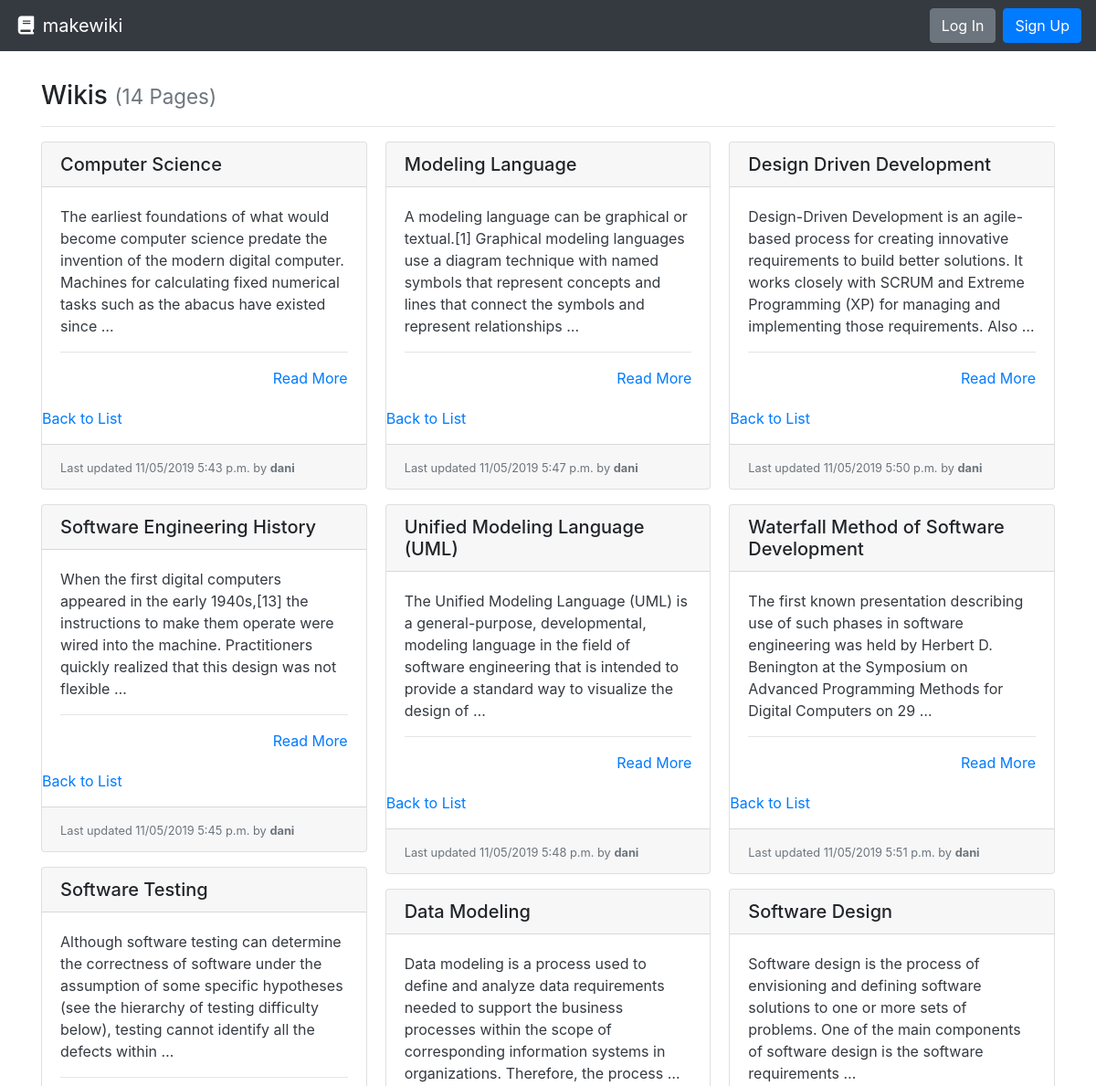
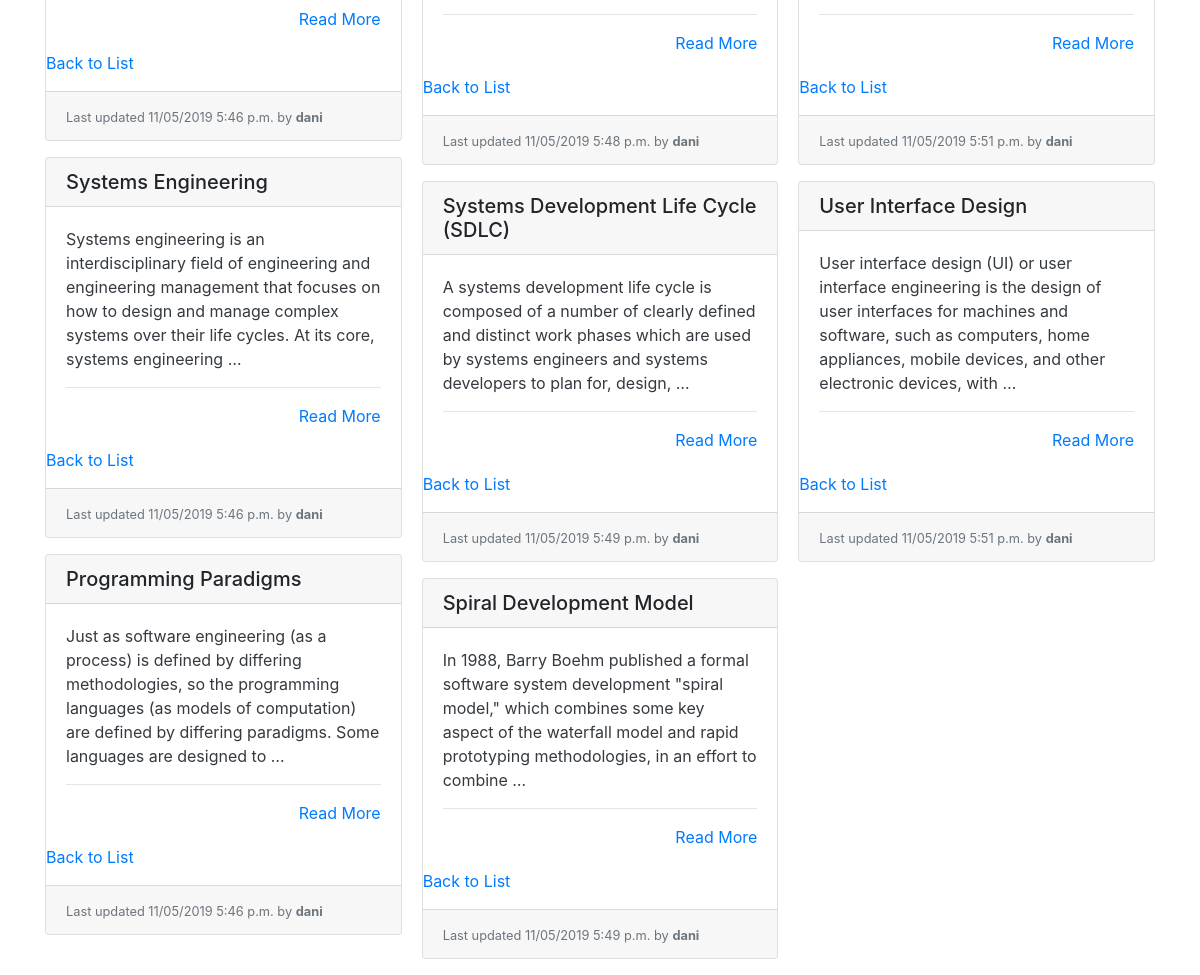
The app's page /, older data (2 pictures, top to bottom).
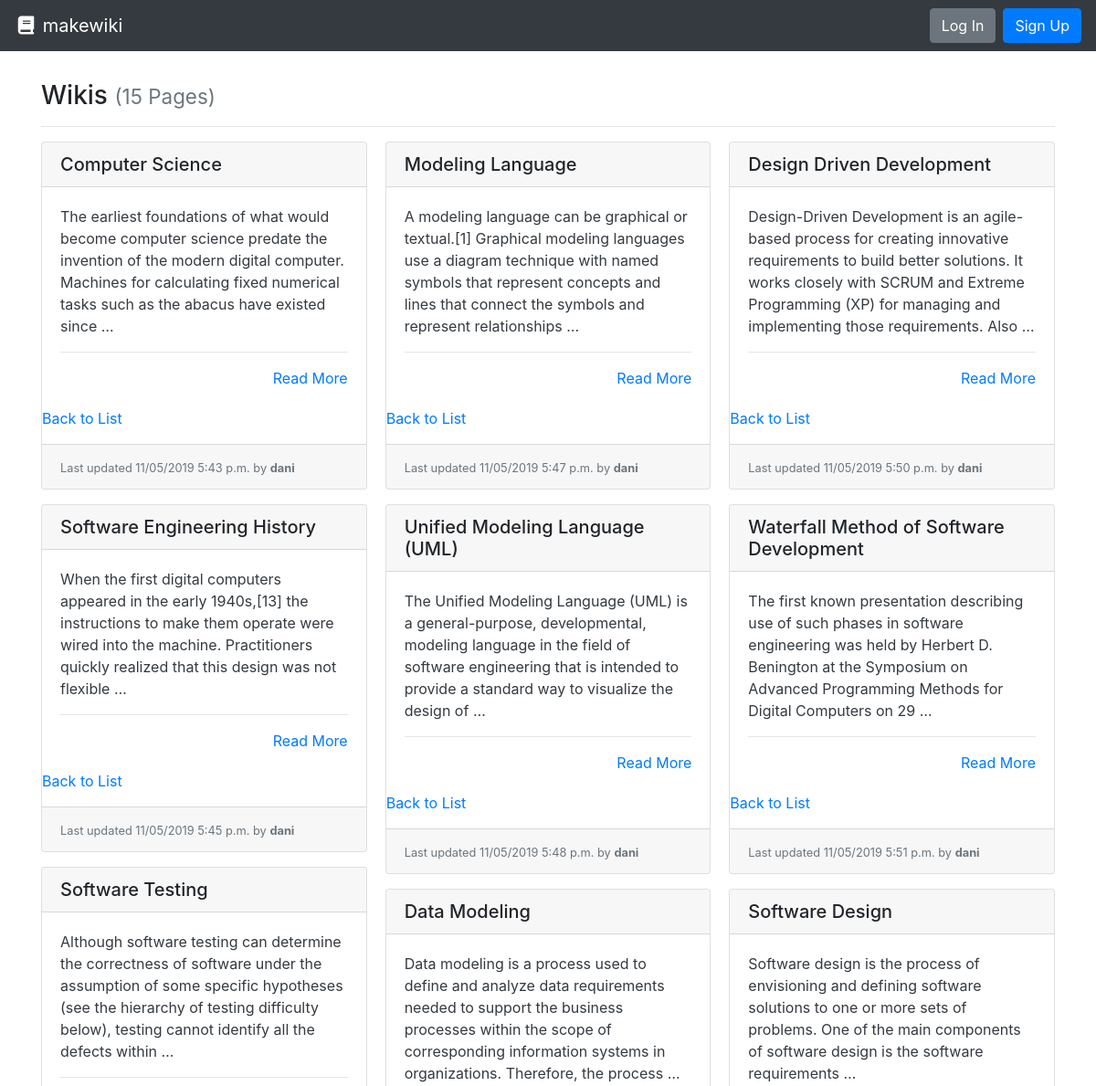
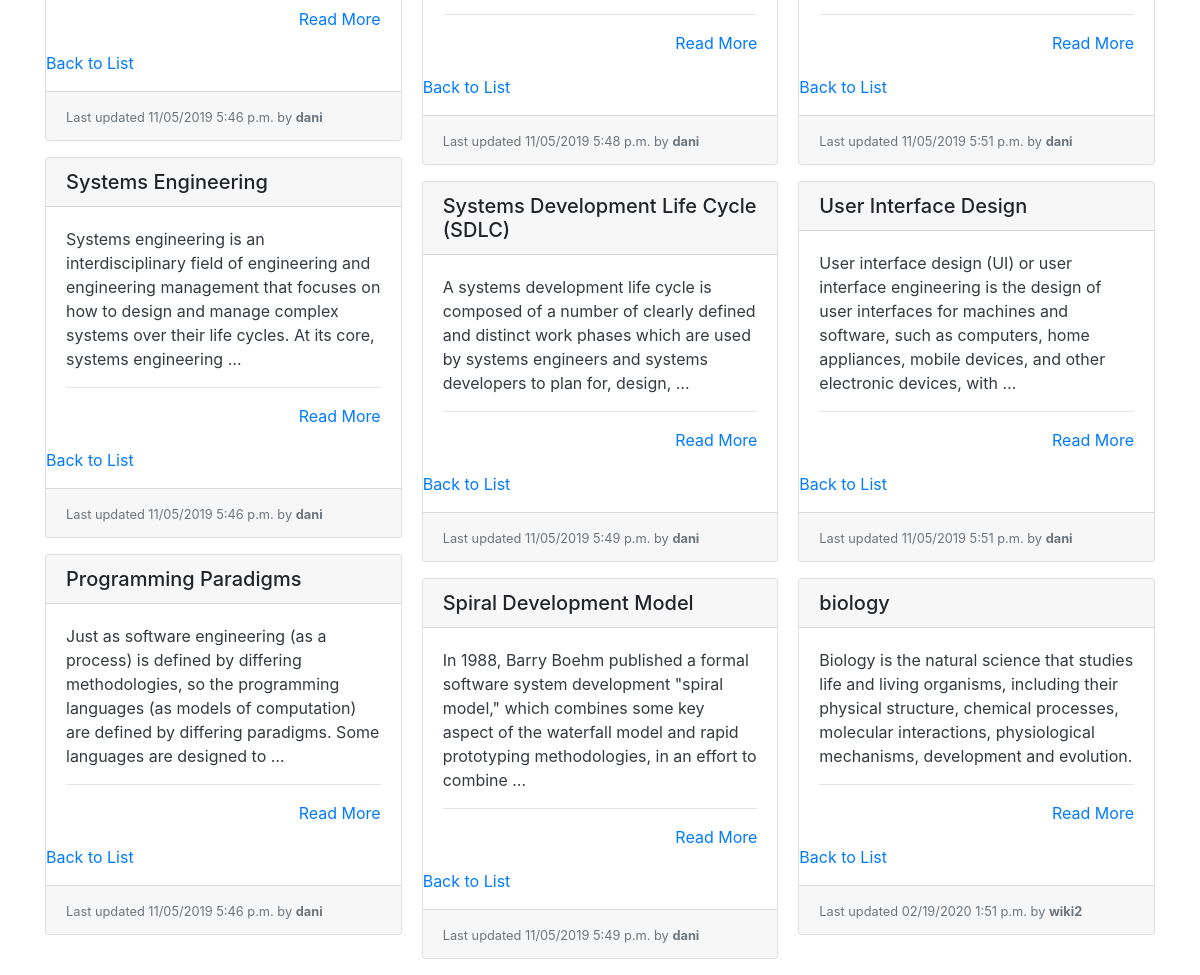
The same page, newer data (2 pictures, top to bottom).
### wiki/models.py (models this page shows, shortened)
class Page(models.Model):
    title = models.CharField(max_length=settings.WIKI_PAGE_TITLE_MAX_LENGTH, unique=True,
                             help_text="Title of your page.")
    author = models.ForeignKey(User, on_delete=models.PROTECT,
                               help_text="The user that posted this article.")
    slug = models.CharField(max_length=settings.WIKI_PAGE_TITLE_MAX_LENGTH, blank=True, editable=False,
                            help_text="Unique URL path to access this page. Generated by the system.")
    content = models.TextField(
        help_text="Write the content of your page here.")
    created = models.DateTimeField(auto_now_add=True,
                                   help_text="The date and time this page was created. Automatically generated when the model saves.")
    modified = models.DateTimeField(auto_now=True,
                                    help_text="The date and time this page was updated. Automatically generated when the model updates.")

### wiki/views.py (the view)
# urls.py: path('', PageListView.as_view(), name='wiki-list-page'),
class PageListView(ListView):
    model = Page
    def get(self, request):
        pages = self.get_queryset().all()
        return render(request, 'list.html', {
          'pages': pages
        })

### wiki/templates/list.html
{% extends "base.html" %}
{% block content %}
  <h3>Wikis {% if pages %}<small class="text-muted">({{ pages|length }} Page{{ pages|length|pluralize:"s" }})</small>{% endif %}</h3>
  <hr>
  {% if pages %}
    <div class="card-columns">
      {% for page in pages %}
        {% include "partials/card.html" %}
      {% endfor %}
    </div>
  {% else %}
    <div class="alert alert-primary" role="alert">No pages to display.</div>
  {% endif %}
{% endblock %}

### wiki/templates/partials/card.html
<div class="card mb-3">
  <h5 class="card-header ">{{ page.title }}</h5>
  <div class="card-body border-dark">
    <p class="card-text text-dark">
      {{ page.content|truncatewords_html:30 }}
      <hr>
      <div class="text-right">
        <a href="{% url 'wiki-details-page' page.slug %}" title="Read More">Read More</a>
      </div>
  </div>
  <div>
    <p><a href="{% url 'wiki-list-page' %}">Back to List</a></p>
  </div>
  <div class="card-footer">
    <small class="text-muted">Last updated {{ page.modified|date:"SHORT_DATETIME_FORMAT" }} by <b>{{ page.author.username }}</b></small>
  </div>
</div>

Row changes from the older to the newer data that the page shows:
added Page: title "biology", content "Biology is the natural science that studies life and living organisms, including their physical structure, chemical processes, molecular interactions, physiological mechanisms, development and evolution.", modified "02/19/2020 1:51 p.m.", author.username "wiki2"
Text that changed along with them:
{{ pages|length }}: "14" → "15"
